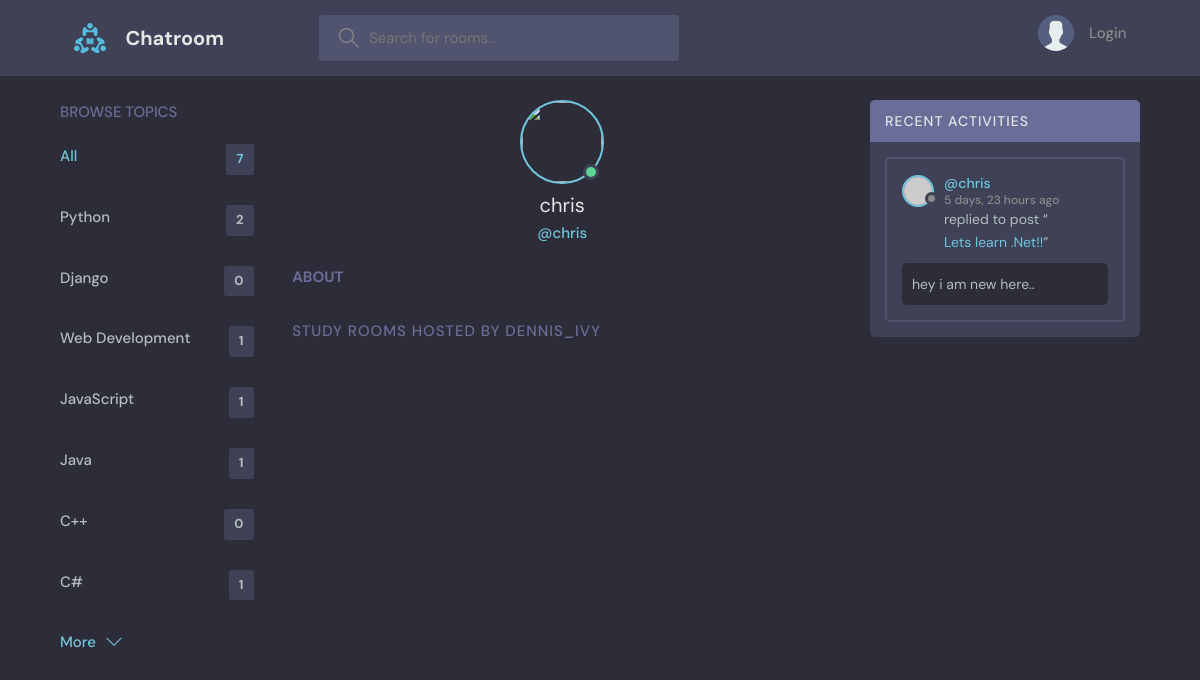
Screenshot of /profile/5/ with the database file from the repository.
### base/models.py (models this page shows, shortened)
class Topic(models.Model):
    name = models.CharField(max_length=200)

class Message(models.Model):
     user = models.ForeignKey(User, on_delete=models.CASCADE)
     room = models.ForeignKey(Room, on_delete=models.CASCADE)
     body = models.TextField()
     updated = models.DateTimeField(auto_now=True)
     created = models.DateTimeField(auto_now_add=True)
     class Meta:
        ordering = ['-updated', '-created']
     def __str__(self):
         return self.body[0:50] # for the first 50 characters

class Room(models.Model):
    host = models.ForeignKey(User, on_delete=models.SET_NULL, null=True)
    topic = models.ForeignKey(Topic, on_delete=models.SET_NULL, null=True)
    name= models.CharField(max_length=200) # Meaning this can't be blank
    description = models.TextField(null=True, blank=True)
    participants = models.ManyToManyField(User,related_name='participants', blank=True)
    updated = models.DateTimeField(auto_now=True)
    created = models.DateTimeField(auto_now_add=True)
    class Meta:
        ordering = ['-updated', '-created']
    def __str__(self):
        return self.name  #This will return name

### base/views.py (the view)
# urls.py: path('profile/<str:pk>/', views.userProfile, name="user-profile"),
def userProfile(request, pk):
    user = User.objects.get(id=pk)
    rooms = user.room_set.all()
    room_messages = user.message_set.all()
    topics = Topic.objects.all()
    context = {'user': user, 'rooms': rooms, 'room_messages': room_messages,
    'topics': topics}
    return render(request, 'base/profile.html', context)

### base/templates/base/profile.html (shortened to what this page needs)
{% extends 'main.html' %}
{% block content %}
<main class="profile-page layout layout--3">
  <div class="container">
    {% include 'base/topics_component.html' %}
    <div class="roomList">
      <div class="profile">
        <div class="profile__avatar">
          <div class="avatar avatar--large active">
            <img src="{{user.avatar.url}}" />
          </div>
        </div>
        <div class="profile__info">
          <h3>{{user.username}}</h3>
          <p>@{{user.username}}</p>
        </div>
        <div class="profile__about">
          <h3>About</h3>
        </div>
      </div>
      <div class="roomList__header">
        <div>
          <h2>Study Rooms Hosted by dennis_ivy</a>
          </h2>
        </div>
      </div>
    </div>
    {% include 'base/activity_component.html' %}
  </div>
</main>
{% endblock content %}

### base/templates/base/topics_component.html
<div class="topics">
    <div class="topics__header">
      <h2>Browse Topics</h2>
    </div>
    <ul class="topics__list">
      <li>
        <a href="{% url 'home' %}" class="active">All <span>{{topics.count}}</span></a>
      </li>
      {% for topic in topics %}
      <li>
        <a href="{% url 'home' %}?q={{topic.name}}">{{topic.name}} <span>{{topic.room_set.all.count}}</span></a>
      </li>
      {% endfor %}
    </ul>
    <a class="btn btn--link" href="{% url 'topics' %}">
      More
      <svg version="1.1" xmlns="http://www.w3.org/2000/svg" width="32" height="32" viewBox="0 0 32 32">
        <title>chevron-down</title>
        <path d="M16 21l-13-13h-3l16 16 16-16h-3l-13 13z"></path>
      </svg>
    </a>
  </div>

### base/templates/base/activity_component.html (shortened to what this page needs)
<div class="activities">
    <div class="activities__header">
      <h2>Recent Activities</h2>
    </div>
    {% for message in room_messages %}
    <div class="activities__box">
      <div class="activities__boxHeader roomListRoom__header">
        <a href="{% url 'user-profile' message.user.id %}" class="roomListRoom__author">
          <div class="avatar avatar--small">
            <img src="https://randomuser.me/api/portraits/women/11.jpg" />
          </div>
          <p>
            @{{message.user}}
            <span>{{message.created|timesince}} ago</span>
          </p>
        </a>
      </div>
      <div class="activities__boxContent">
        <p>replied to post “<a href="{% url 'rooms' message.room.id %}">{{message.room}}</a>”</p>
        <div class="activities__boxRoomContent">
          {{message.body}}
        </div>
      </div>
    </div>
    {% endfor %}
  </div>

### rows the page displays
Topic: name "Python", room_set.all.count "2"
Topic: name "Django", room_set.all.count "0"
Topic: name "Web Development", room_set.all.count "1"
Topic: name "JavaScript", room_set.all.count "1"
Topic: name "Java", room_set.all.count "1"
Topic: name "C++", room_set.all.count "0"
Topic: name "C#", room_set.all.count "1"
Message: user "chris", created "5 days, 23 hours", room "Lets learn .Net!!", body "hey i am new here.."

### other values shown
{{ topics.count }} "7"
{{ user.username }} "chris"
